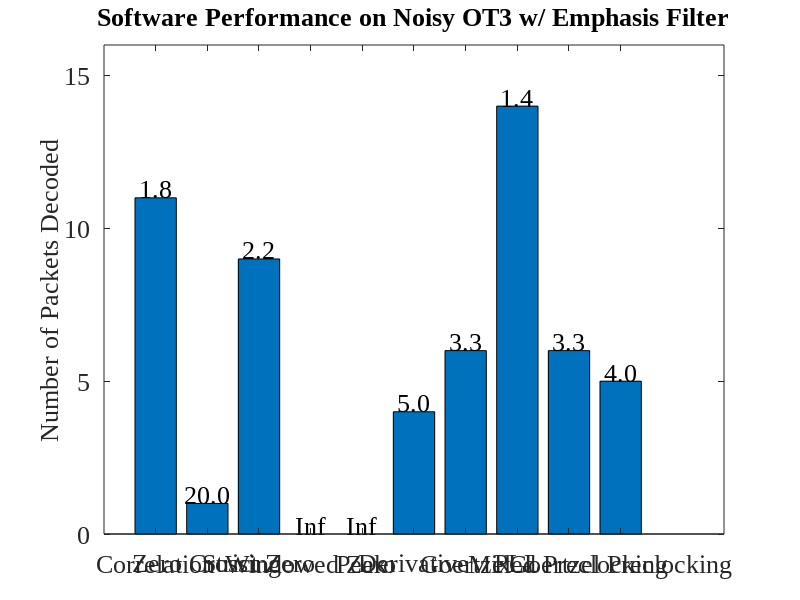

Recreate this plot in MATLAB. (Note: this script raises an error after producing the figure.)
fontSize = 19;
% .wav file	Filtering	Correlation	Zero Xing	Strict Xing	Windowed Zero	Peak	Derivative	Goertzel	PLL	PreClocking	Goertzel Pre
% OT3Test	None        40          35          40          39              3       40          40          40	0           40	
%           Bandpass	40          19          0           0               0       33          40          40	40          28	
%           6db         40          12          40          0               0       14          40          0	39          15	
% Gen200	None        200         200         200         200             200     200         200         200	0           200	
%           Bandpass	200         27          200         0               0       200         200         200	200         106	
%           6db         200         200         200         0               0       200         200         200	200         199	
% OT3WNoise	None        24          0           6           0               0       3           25          21	0           10	
%           Bandpass	24          6           2           0               0       5           23          23	17          11	
%           6db         11          1           9           0               0       4           6           14	6           5	
% LATrack1	None        946         460         568         298             0       543         965         925	0           564	
%           Bandpass	964         536         151         0               0       422         965         654	939         431	
%           6db         914         53          422         0               0       97          512         189	482         224	
% LATrack2	None        639         0           0           162             0       5           608         0	0           390	
%           Bandpass	872         0           0           0               0       0           448         0	939         230	
%           6db         958         209         74          0               0       254         956         0	947         392	

x = [11          1           9           0               0       4           6           14	6           5];
y = ['Correlation' 'Zero Crossing' 'Strict Zero' 'Windowed Zero' 'Peak' 'Derivative' 'Goertzel' 'PLL' 'Mixed Preclocking' 'Goertzel Preclocking'];
f = figure('Position',[0,0,1280,1024]);
set(gcf,'color','w');
bar(x);
ylim([0, 16]);
snr = 20./x;
for i1=1:numel(x)
    text(i1,x(i1),num2str(snr(i1),'%0.1f'),...
               'HorizontalAlignment','center',...
               'VerticalAlignment','bottom')
end
filename = 'Software Performance on Noisy OT3 w/ Emphasis Filter';
title(filename);
%xlabel('Devices');
ylabel('Number of Packets Decoded');
set(gca,'XTickLabel',{'Correlation' 'Zero Crossing' 'Strict Zero' 'Windowed Zero' 'Peak' 'Derivative' 'Goertzel' 'PLL' 'Mixed Preclocking' 'Goertzel Preclocking'})
set(gca,'FontSize',fontSize, 'FontName', 'Times New Roman');
set(findall(gcf,'type','text'),'FontSize',fontSize, 'FontName', 'Times New Roman');
rotateXLabels(gca, 45)
set(gca, 'xtick', [])
grid on
saveas(f, strcat('.\..\..\..\rrxthesis\images\',regexprep(filename,'[^\w'']',''),'.png'));
pause();
close(f);
clear all;